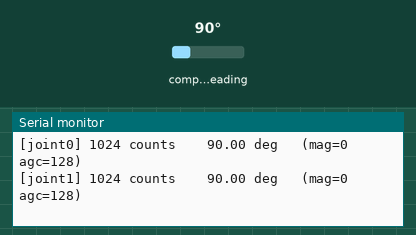
A program run on a simulated ESP32-S3. On the bench: the last lines printed to the serial monitor. Wiring (inferred from the names in the program): AS5600 angle sensor at I2C address 0x36. Inputs (shaded band) come from the test bench; at power-on: compass heading 90°.

Above: at 1.2 s.
1.3 s: compass heading set to 7°
At 2.9 s:
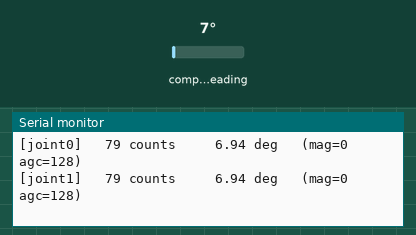
3.5 s: compass heading set to 180°
At 4.9 s:
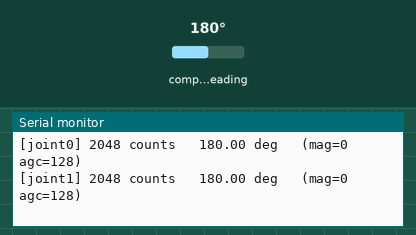

The program:

main.cpp
```cpp
#include <Arduino.h>
#include <Wire.h>

#include "AS5600.h"

// ---------------------------------------------------------------------------
// 6DOF arm encoder readout.
//
// Each AS5600 shares the fixed I2C address 0x36, so every sensor gets its own
// hardware I2C bus. The ESP32-S3 has two, exposed by the Arduino core as the
// pre-built `Wire` (port 0) and `Wire1` (port 1) globals. Use those directly —
// constructing extra TwoWire(0)/TwoWire(1) objects double-claims the same
// hardware port and leaves the controller in ESP_ERR_INVALID_STATE.
// For more encoders, add a TCA9548A mux or the address-programmable AS5600L.
// I2C uses SDA (data) and SCL (clock) — sensor 0 is SDA=GPIO1, SCL=GPIO2.
// ---------------------------------------------------------------------------
As5600 sensors[] = {
  As5600("joint0", Wire,  /*sda=*/1, /*scl=*/42),
  As5600("joint1", Wire1, /*sda=*/4, /*scl=*/5),
};
static constexpr size_t kSensorCount = sizeof(sensors) / sizeof(sensors[0]);

// Probe every 7-bit address on a bus and report which ones ACK. A healthy
// AS5600 shows up at 0x36; an empty result points at wiring, power, missing
// pull-ups, or the wrong pins rather than a sensor/firmware bug.
static void scanBus(TwoWire &bus, const char *label) {
  Serial.printf("Scanning %s ...\n", label);
  uint8_t found = 0;
  for (uint8_t addr = 0x08; addr < 0x78; ++addr) {
    bus.beginTransmission(addr);
    if (bus.endTransmission(true) == 0) {
      Serial.printf("  device at 0x%02X\n", addr);
      ++found;
    }
  }
  if (found == 0) {
    Serial.printf("  no devices — check SDA/SCL pins, 3V3, GND, pull-ups.\n");
  }
}

void setup() {
  Serial.begin(115200);
  while (!Serial) {
    ; // wait for USB CDC to come up on the ESP32-S3
  }

  for (auto &sensor : sensors) {
    sensor.begin(); // starts the sensor's bus
  }

  scanBus(Wire,  "Wire  (joint0, GPIO1/2)");
  scanBus(Wire1, "Wire1 (joint1, GPIO4/5)");
}

void loop() {
  for (auto &sensor : sensors) {
    sensor.update();
    sensor.print();
  }
  Serial.println();
  delay(1000); // print once per second
}
```

Measured:
- after the input at 1.3 s, the serial monitor: prints a new line after 0.74 s (image 1)
- after the input at 3.5 s, the serial monitor: prints a new line after 0.55 s (image 2)
